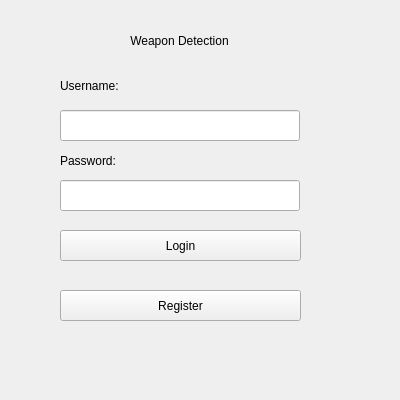
<?xml version="1.0" encoding="UTF-8"?>
<ui version="4.0">
 <class>MainWindow</class>
 <widget class="QMainWindow" name="MainWindow">
  <property name="geometry">
   <rect>
    <x>0</x>
    <y>0</y>
    <width>400</width>
    <height>400</height>
   </rect>
  </property>
  <property name="minimumSize">
   <size>
    <width>400</width>
    <height>400</height>
   </size>
  </property>
  <property name="maximumSize">
   <size>
    <width>400</width>
    <height>400</height>
   </size>
  </property>
  <property name="windowTitle">
   <string>Weapon Detection</string>
  </property>
  <widget class="QWidget" name="centralwidget">
   <widget class="QLabel" name="label_name">
    <property name="geometry">
     <rect>
      <x>99</x>
      <y>25</y>
      <width>161</width>
      <height>31</height>
     </rect>
    </property>
    <property name="text">
     <string>Weapon Detection</string>
    </property>
    <property name="alignment">
     <set>Qt::AlignCenter</set>
    </property>
   </widget>
   <widget class="QLabel" name="label_username">
    <property name="geometry">
     <rect>
      <x>60</x>
      <y>70</y>
      <width>81</width>
      <height>31</height>
     </rect>
    </property>
    <property name="text">
     <string>Username:</string>
    </property>
   </widget>
   <widget class="QLabel" name="label_password">
    <property name="geometry">
     <rect>
      <x>60</x>
      <y>150</y>
      <width>71</width>
      <height>21</height>
     </rect>
    </property>
    <property name="text">
     <string>Password:</string>
    </property>
   </widget>
   <widget class="QLineEdit" name="username_input">
    <property name="geometry">
     <rect>
      <x>60</x>
      <y>110</y>
      <width>240</width>
      <height>31</height>
     </rect>
    </property>
   </widget>
   <widget class="QLineEdit" name="password_input">
    <property name="geometry">
     <rect>
      <x>60</x>
      <y>180</y>
      <width>240</width>
      <height>31</height>
     </rect>
    </property>
    <property name="echoMode">
     <enum>QLineEdit::Password</enum>
    </property>
   </widget>
   <widget class="QPushButton" name="login_button">
    <property name="geometry">
     <rect>
      <x>60</x>
      <y>230</y>
      <width>241</width>
      <height>31</height>
     </rect>
    </property>
    <property name="text">
     <string>Login</string>
    </property>
   </widget>
   <widget class="QPushButton" name="register_button">
    <property name="geometry">
     <rect>
      <x>60</x>
      <y>290</y>
      <width>241</width>
      <height>31</height>
     </rect>
    </property>
    <property name="text">
     <string>Register</string>
    </property>
   </widget>
  </widget>
 </widget>
 <resources/>
 <connections/>
</ui>
